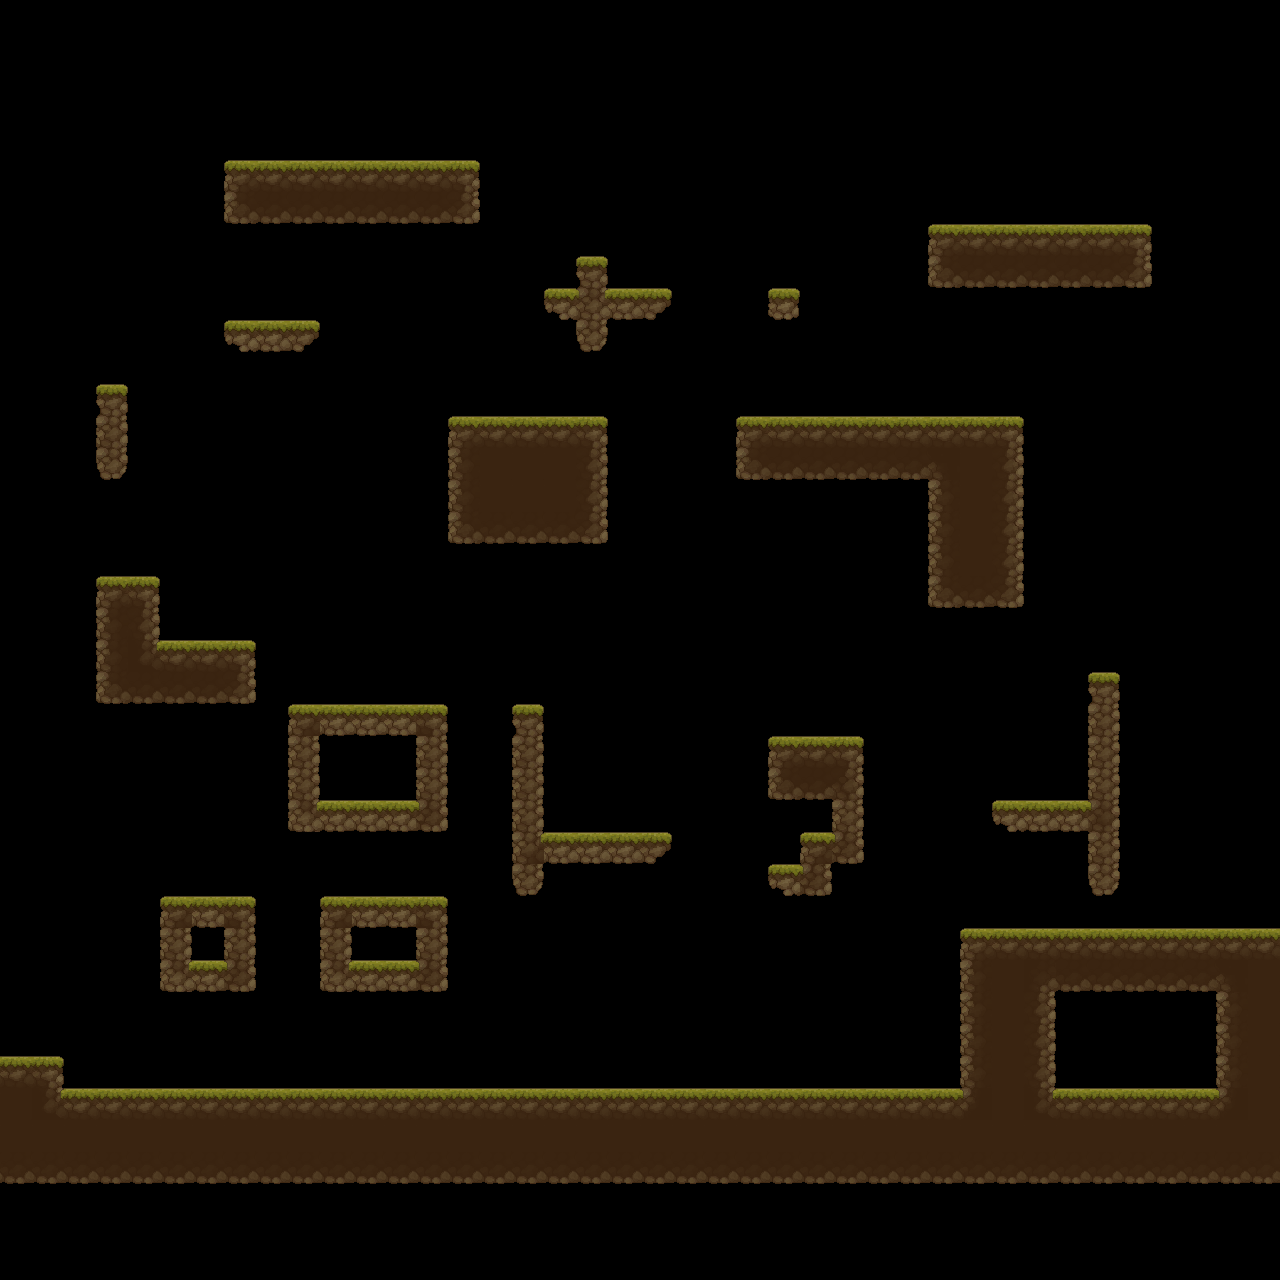

Below is a game level as drawn by its tile map, then a one-line description and the .tmx that defines it (tile-layer data replaced by summaries):
An orthogonal 40x40 tile map with 32x32 px tiles, 1 tile layer (terrain), 1 hidden layer not drawn.

<map version="1.10" tiledversion="1.11.2" orientation="orthogonal" renderorder="right-down" width="40" height="40" tilewidth="32" tileheight="32" infinite="0" nextlayerid="23" nextobjectid="1">
 <tileset firstgid="1" source="2D-Platformer-Tileset.tsx" />
 <layer id="1" name="prototype" width="40" height="40" visible="0">
  <data>[1600 cells, 1600 non-empty, 2 distinct tile ids]</data>
 </layer>
 <layer id="22" name="terrain" width="40" height="40">
  <data>[1600 cells, 737 non-empty, 27 distinct tile ids]</data>
 </layer>
</map>
